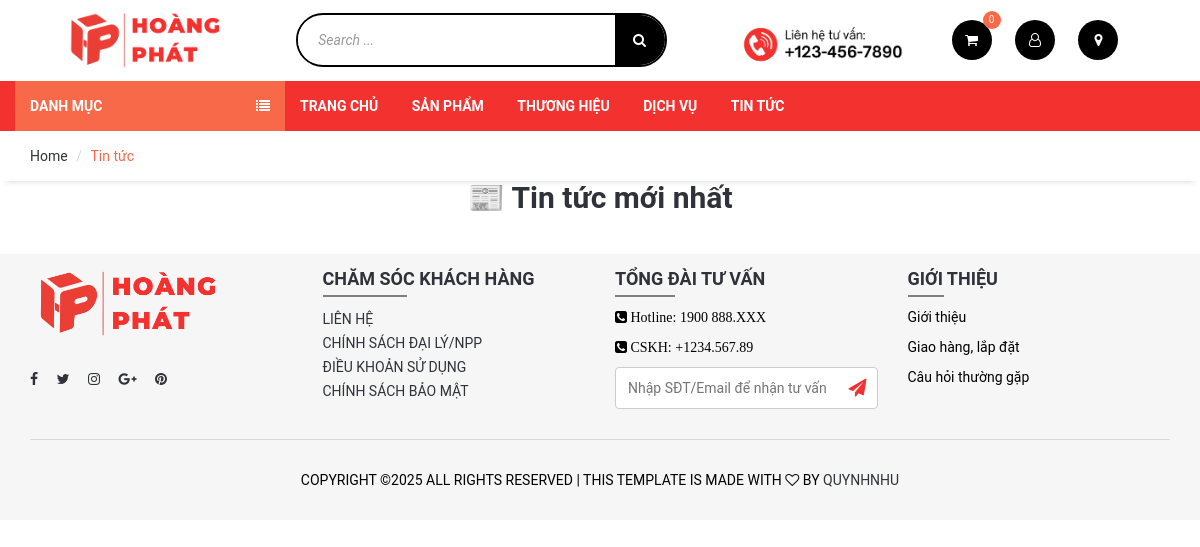
Before: /news.php with the older database file.
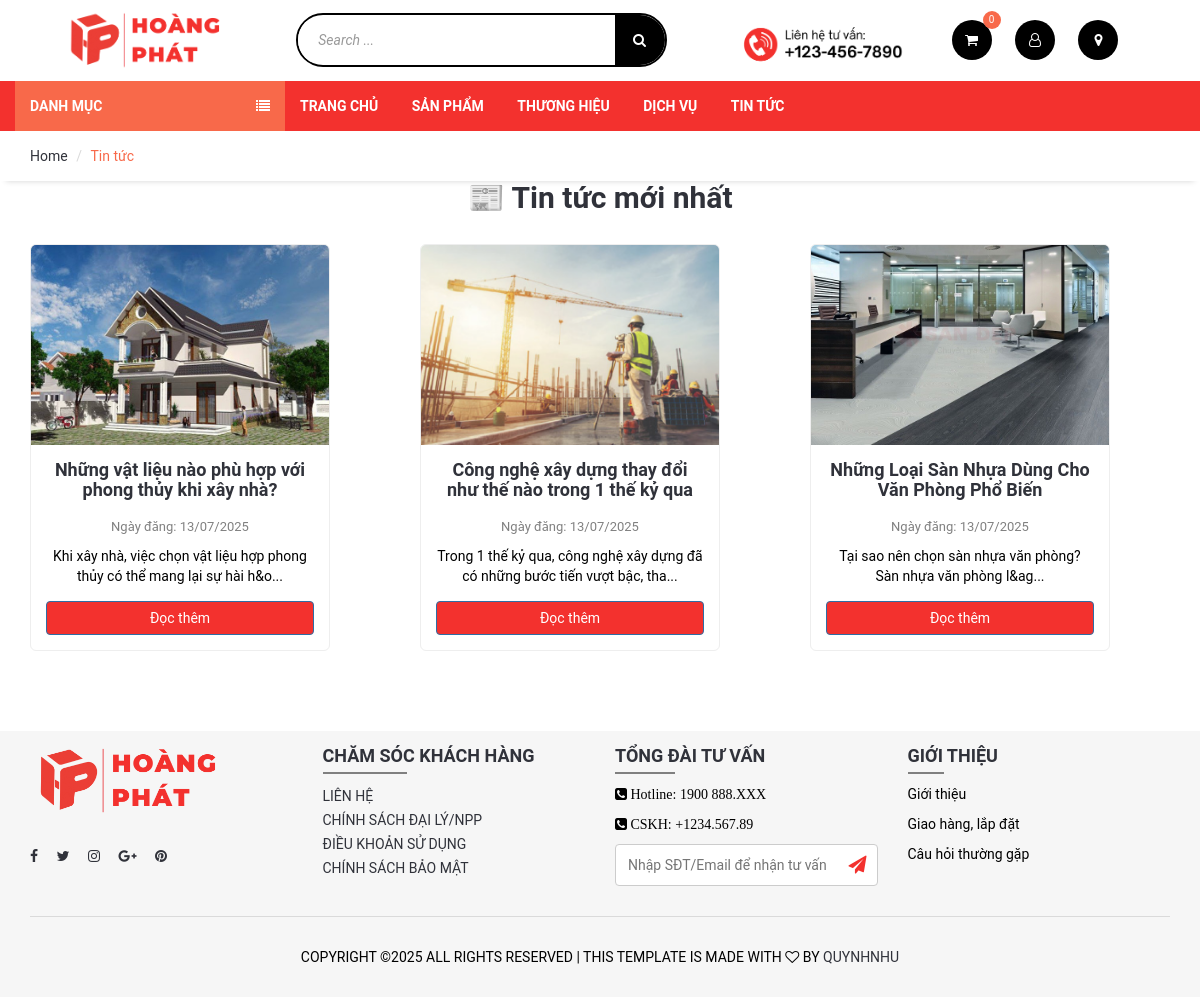
After: the same page with the newer database file.
### tables this page shows
CREATE TABLE `news` (
  `NewsID` int(11) NOT NULL,
  `NewsTitle` varchar(255) NOT NULL,
  `ImgSrc` varchar(50) NOT NULL,
  `Description` text NOT NULL,
  `Date` datetime NOT NULL
);

### DataProvider.php (called while the page is built, shortened)
<?php
class DataProvider
{
	public static function executeQuery($sql)
	{
		require ('connectiondata.inc');
		if (!($connection = mysqli_connect($hostName,$username,$password,$databaseName)))
			die ("couldn't connect to localhost");
		mysqli_set_charset($connection, "utf8");
		$result = mysqli_query($connection, $sql);
		return $result;
	}
}
?>

### news.php (the view, shortened to what this page needs)
<?php
require_once('DataProvider.php');
$sql = "SELECT * FROM news ORDER BY Date DESC LIMIT 6";
$result = DataProvider::executeQuery($sql);
?>
<!DOCTYPE html>
<html lang="vi">
<head>
    <link rel="stylesheet" href="css/bootstrap.min.css">
    <link rel="stylesheet" href="css/font-awesome.min.css">
    <link rel="stylesheet" href="css/style.css">
    <link rel="stylesheet" href="css/extrastyle.css">
</head>
<body>
    <?php include('php/header.php'); ?>
    <div id="navigation">
        <div class="container">
            <div id="responsive-nav">
                <div class="category-nav">
                    <?php include('php/category-nav.php'); ?>
                </div>
                <?php include('php/menu-nav.php'); ?>
            </div>
        </div>
    </div>
    <div id="breadcrumb">
        <div class="container">
            <ul class="breadcrumb">
                <li><a href="index.php">Home</a></li>
                <li class="active">Tin tức</li>
            </ul>
        </div>
    </div>
    <div class="section">
        <div class="container">
            <h2 class="text-center mb-4">📰 Tin tức mới nhất</h2>
            <div class="row">
                <?php while ($row = mysqli_fetch_array($result, MYSQLI_ASSOC)) { ?>
                    <div class="col-md-4 col-sm-6">
                        <div class="news-card">
                            <img src="img/<?php echo htmlspecialchars($row['ImgSrc']); ?>" alt="<?php echo htmlspecialchars($row['NewsTitle']); ?>">
                            <div class="news-card-body">
                                <h5 class="news-title"><?php echo htmlspecialchars($row['NewsTitle']); ?></h5>
                                <p class="news-date">Ngày đăng: <?php echo date('d/m/Y', strtotime($row['Date'])); ?></p>
                                <p class="news-desc"><?php echo nl2br(mb_substr(strip_tags($row['Description']), 0, 100)) . '...'; ?></p>
                                <a href="news-detail.php?news_id=<?php echo $row['NewsID']; ?>" class="btn btn-primary btn-read">Đọc thêm</a>
                            </div>
                        </div>
                    </div>
                <?php } ?>
            </div>
        </div>
    </div>
<footer id="footer" class="section section-grey">
			<div class="container">
				<div class="row">
					<div class="col-md-3 col-sm-6 col-xs-6">
						<div class="footer">
							<div class="footer-logo">
								<a class="logo" href="#">
						<img src="./images/logo.png" alt="">
					</a>
							</div>
							<ul class="footer-social">
								<li><a href="#"><i class="fa fa-facebook"></i></a></li>
								<li><a href="#"><i class="fa fa-twitter"></i></a></li>
								<li><a href="#"><i class="fa fa-instagram"></i></a></li>
								<li><a href="#"><i class="fa fa-google-plus"></i></a></li>
								<li><a href="#"><i class="fa fa-pinterest"></i></a></li>
							</ul>
						</div>
					</div>
					<div class="col-md-3 col-sm-6 col-xs-6">
						<div class="footer">
							<h3 class="footer-header">Chăm Sóc Khách Hàng</h3>
							<?php include('php/footer.php'); ?>
						</div>
					</div>
					<div class="col-md-3 col-sm-6 col-xs-6">
						<div class="footer">
							<h3 class="footer-header">TỔNG ĐÀI TƯ VẤN</h3>
							<p><i class="fa fa-phone-square"> Hotline: 1900 888.XXX</i></p>
							<p><i class="fa fa-phone-square"> CSKH: +1234.567.89</i></p>
							<form action="#" method="post" class="consult-form">
								<div class="input-wrapper">
									<input type="text" name="contactInfo" placeholder="Nhập SĐT/Email để nhận tư vấn" class="consult-input" required>
									<button type="submit" class="send-icon-btn"><i class="fa fa-paper-plane"></i></button>
								</div>
							</form>
						</div>
					</div>
					<div class="col-md-3 col-sm-6 col-xs-6">
						<div class="footer">
							<h3 class="footer-header">Giới thiệu</h3>
							<p>Giới thiệu</p>
							<p>Giao hàng, lắp đặt</p>
							<p>Câu hỏi thường gặp</p>
						</div>
					</div>
				</div>
				<hr>
				<div class="row">
					<div class="col-md-8 col-md-offset-2 text-center">
						<div class="footer-copyright">
							Copyright &copy;<script>document.write(new Date().getFullYear());</script> All rights reserved | This template is made with <i class="fa fa-heart-o" aria-hidden="true"></i> by <a href="" target="_blank">QUYNHNHU</a>
						</div>
					</div>
				</div>
			</div>
		</footer>
</body>
</html>

Changed rows visible on the page:
added news: ImgSrc (picture), NewsTitle "Những vật liệu nào phù hợp với phong thủy khi xây nhà?", Date "13/07/2025", Description "Khi xây nhà, việc chọn vật liệu hợp phong thủy có thể mang lại sự hài h&o"
added news: ImgSrc (picture), NewsTitle "Công nghệ xây dựng thay đổi như thế nào trong 1 thế kỷ qua", Date "13/07/2025", Description "Trong 1 thế kỷ qua, công nghệ xây dựng đã có những bước tiến vượt bậc, tha"
added news: ImgSrc (picture), NewsTitle "Những Loại Sàn Nhựa Dùng Cho Văn Phòng Phổ Biến", Date "13/07/2025", Description "Tại sao nên chọn sàn nhựa văn phòng? Sàn nhựa văn phòng l&ag"
